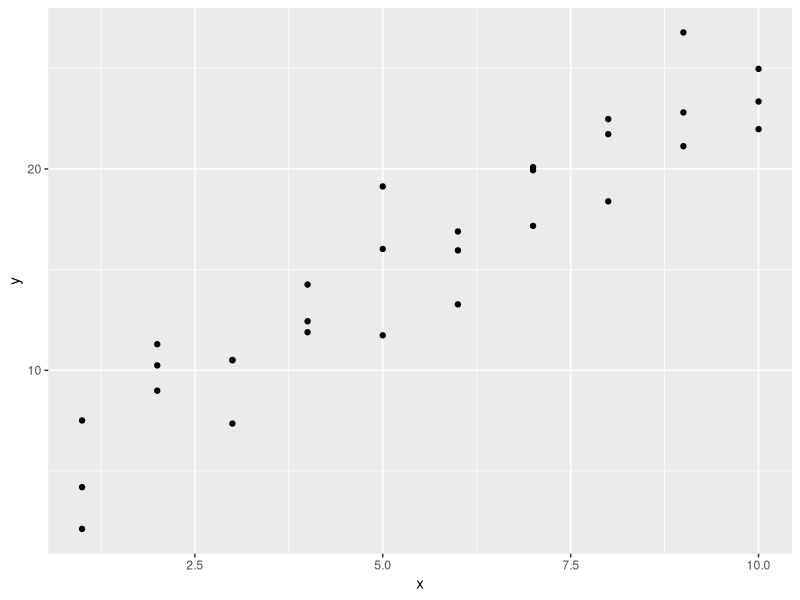
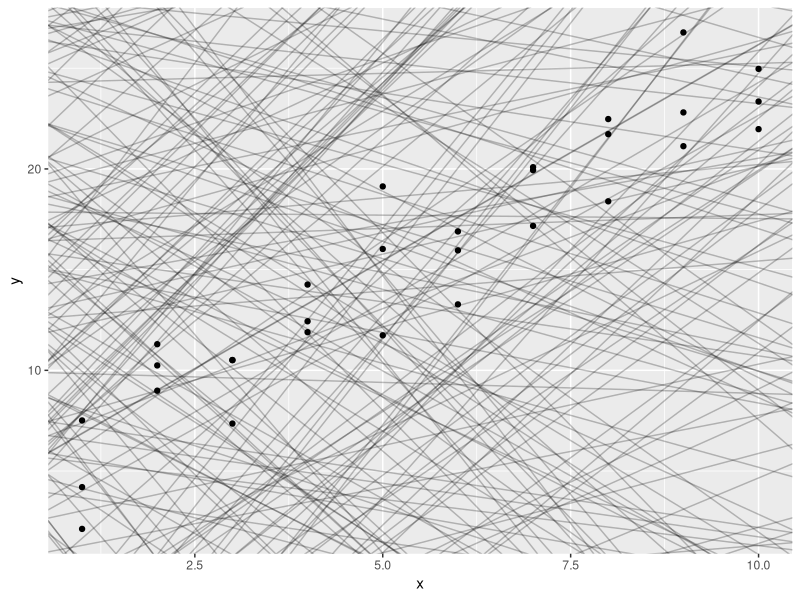
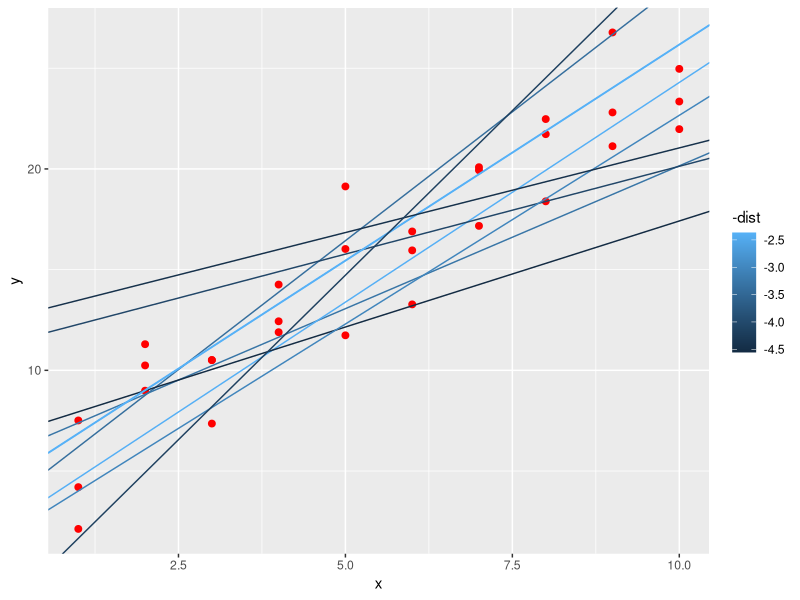
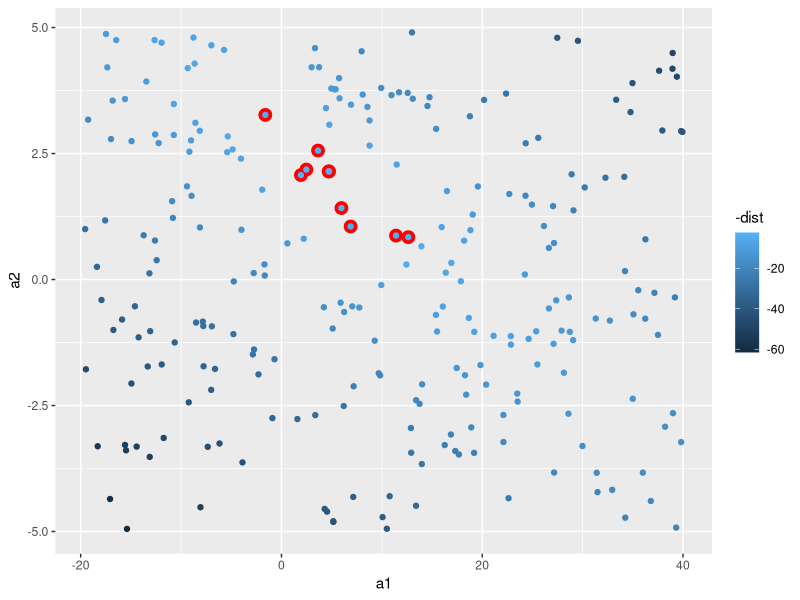
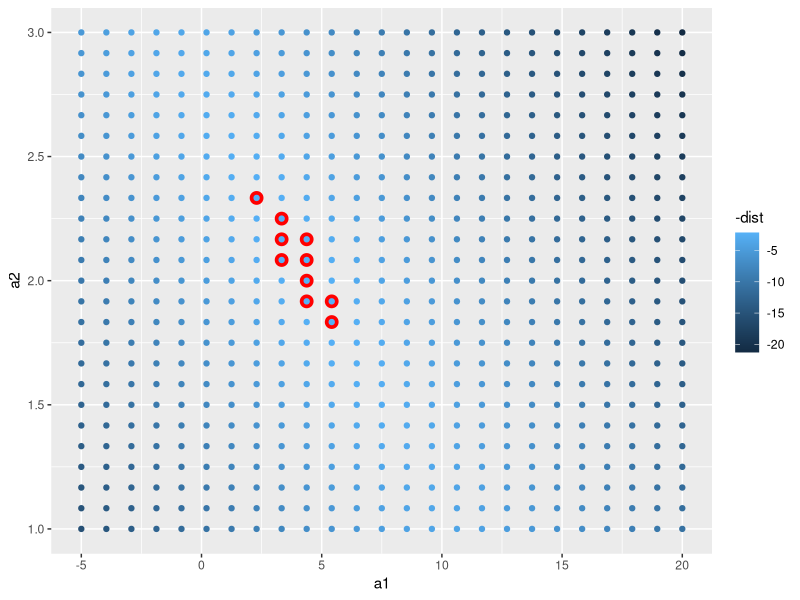
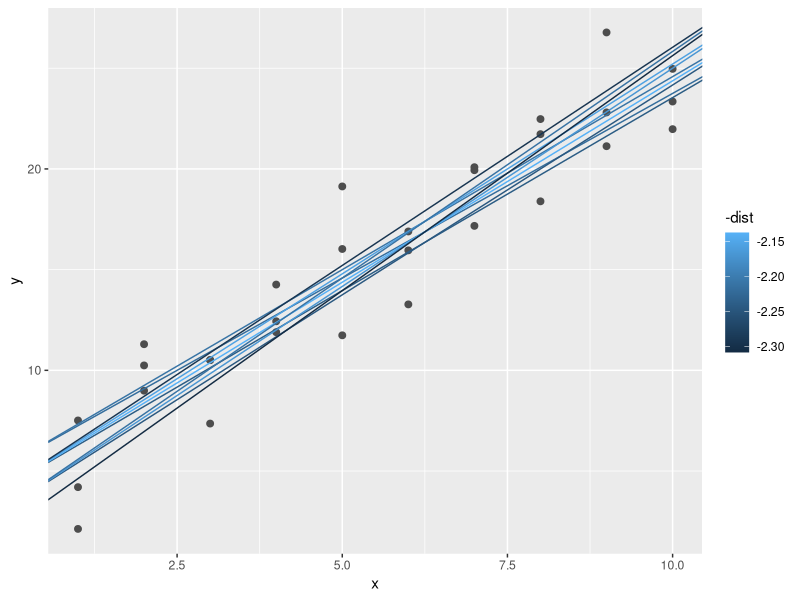
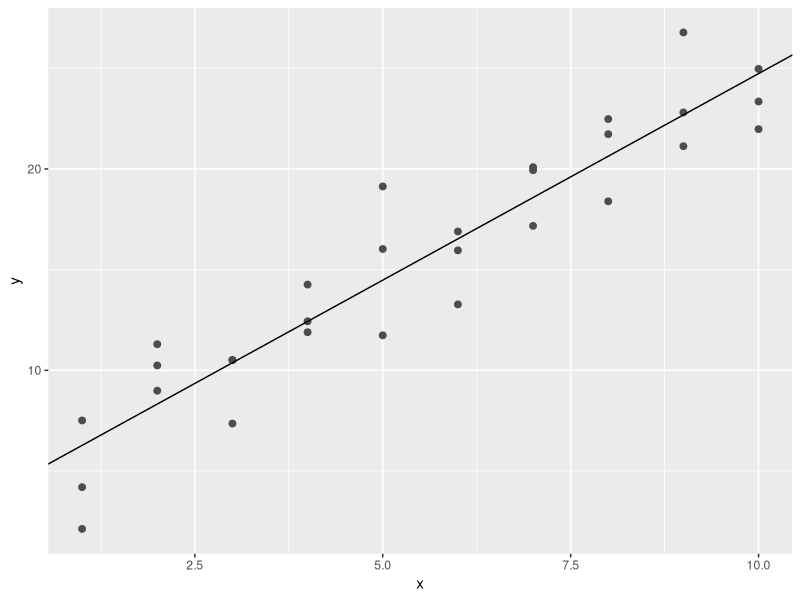
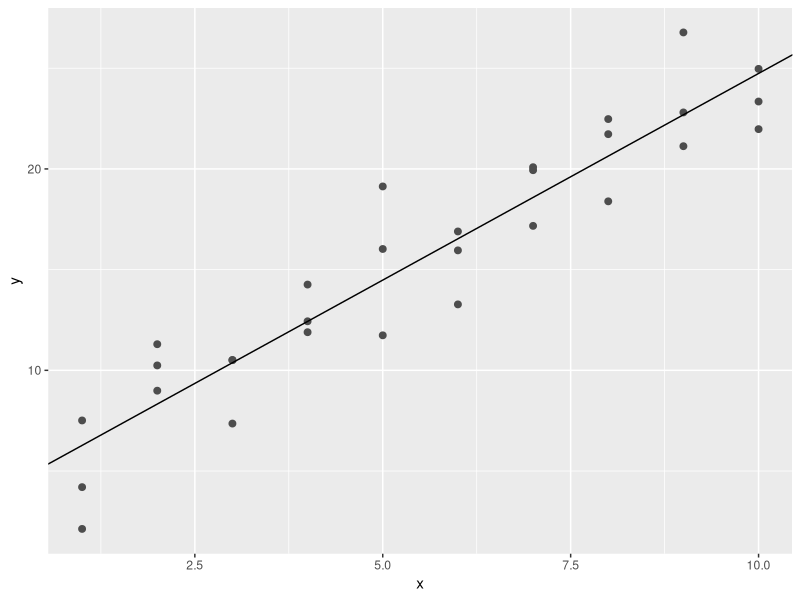

Recreate these plots in R, in order.
## ---- chunk 1
rm(list = ls())
library(tidyverse)

library(modelr)
options(na.action = na.warn)
## ---- chunk 2
sim1
## ---- chunk 3
ggplot(sim1, aes(x, y)) +
  geom_point()
## ---- chunk 4
modelos <- tibble(
  a1 = runif(250, -20, 40),
  a2 = runif(250, -5, 5)
)
#
modelos
## ---- chunk 5

ggplot(sim1, aes(x, y)) +
  geom_abline(aes(intercept = a1, slope = a2), data = modelos, alpha = 1/4) +
  geom_point()
## ---- chunk 6
model1 <- function(a, data) {
  a[1] + data$x * a[2]
}
model1(c(7, 1.5), sim1)

## ---- chunk 7
measure_distance <- function(mod, data) {
  diff <- data$y - model1(mod, data)
  sqrt(mean(diff^2))
}
measure_distance(c(7, 1.5), sim1)

## ---- chunk 8
sim1_dist <- function(a1, a2) {
  measure_distance(c(a1, a2), sim1)
}

modelos <- modelos %>%
  mutate(dist = purrr::map2_dbl(a1, a2, sim1_dist))

modelos

## ---- chunk 9
ggplot(sim1, aes(x, y)) +
  geom_point(size = 2, colour = "red") +
  geom_abline(
    aes(intercept = a1, slope = a2, colour = -dist),
    data = filter(modelos, rank(dist) <= 10)
  )
## ---- chunk 10
ggplot(modelos, aes(a1, a2)) +
  geom_point(data = filter(modelos, rank(dist) <= 10), size = 4, colour = "red") +
  geom_point(aes(colour = -dist))
## ---- chunk 11
grid <- expand.grid(
  a1 = seq(-5, 20, length = 25),
  a2 = seq(1, 3, length = 25)
) %>%
  mutate(dist = purrr::map2_dbl(a1, a2, sim1_dist))

#
grid
#

grid %>%
  ggplot(aes(a1, a2)) +
  geom_point(data = filter(grid, rank(dist) <= 10), size = 4, colour = "red") +
  geom_point(aes(colour = -dist))
## ---- chunk 12
ggplot(sim1, aes(x, y)) +
  geom_point(size = 2, colour = "grey30") +
  geom_abline(
    aes(intercept = a1, slope = a2, colour = -dist),
    data = filter(grid, rank(dist) <= 10)
  )
## ---- chunk 13
best <- optim(c(0, 0), measure_distance, data = sim1)
best$par
#> [1] 4.22 2.05

ggplot(sim1, aes(x, y)) +
  geom_point(size = 2, colour = "grey30") +
  geom_abline(intercept = best$par[1], slope = best$par[2])
## ---- chunk 14
sim1_mod <- lm(y ~ x, data = sim1)

sim1_mod

coef(sim1_mod)

## ---- chunk 15
best <- optim(c(0, 0), measure_distance, data = sim1)
best$par
#> [1] 4.22 2.05

ggplot(sim1, aes(x, y)) +
  geom_point(size = 2, colour = "grey30") +
  geom_abline(intercept = 4.221, slope = 2.052)  #<-- Reemplazamos los coeficientes 
## ---- chunk 16
grid <- sim1 %>%
  data_grid(x)
grid

## ---- chunk 17
grid <- grid %>%
  add_predictions(sim1_mod)  # where sim1_mod <- lm(y ~ x, data = sim1)
grid

## ---- chunk 18
ggplot(sim1, aes(x,y)) +
  geom_point(aes(x,y)) +
  geom_line (aes(x,y = pred), data = grid, colour = "red", size = 1)
## ---- chunk 19
sim1 <- sim1 %>%
  add_residuals(sim1_mod) # where sim1_mod <- lm(y ~ x, data = sim1)
sim1
## ---- chunk 20
ggplot(sim1, aes(resid)) +
  geom_freqpoly(binwidth = 0.5, color ='blue')
## ---- chunk 21
ggplot(sim1, aes(x, resid)) +
  geom_ref_line(h = 0) +
  geom_point()
## ---- chunk 22
df <- tribble(
  ~y, ~x1, ~x2,
  4, 2, 5,
  5, 1, 6
)
model_matrix(df, y ~ x1)
## ---- chunk 23
model_matrix(df, y ~ x1 + x2)
## ---- chunk 24
df <- tribble(
  ~genero, ~respuesta,
  "masculino", 1,
  "femenino", 2,
  "masculino", 1
)
model_matrix(df, respuesta ~ genero)
## ---- chunk 25
sim2

ggplot(sim2) +
  geom_point(aes(x, y))
## ---- chunk 26
sim2
#
mod2 <- lm(y ~ x, data = sim2)
#
mod2
#
grid <- sim2 %>%
  data_grid(x) %>%
  add_predictions(mod2)
#
grid
## ---- chunk 27
ggplot(sim2, aes(x)) +
  geom_point(aes(y = y)) +
  geom_point(data = grid, aes(y = pred), colour = "red", size = 4)
## ---- chunk 28
sim3
#
ggplot(sim3, aes(x1, y)) +
  geom_point(aes(colour = x2))
## ---- chunk 29
mod1 <- lm(y ~ x1 + x2, data = sim3)  # (+) Va a estimar cada efecto independientemente de los demás
#
mod1
#
mod2 <- lm(y ~ x1 * x2, data = sim3)   # (*) Se traduce a : y = a_0 + a_1 * x_1 + a_2 * x_2 + a_12 * x_1 * x_2
#
mod2
## ---- chunk 30
grid <- sim3 %>%
  data_grid(x1, x2) %>%
  gather_predictions(mod1, mod2)
#
grid
## ---- chunk 31
ggplot(sim3, aes(x1, y, colour = x2)) +
  geom_point() +
  geom_line(data = grid, aes(y = pred)) +
  facet_wrap(~model)
## ---- chunk 32
sim3 <- sim3 %>%
  gather_residuals(mod1, mod2)
#
sim3
#

ggplot(sim3, aes(x1, resid, colour = x2)) +
  geom_point() +
  facet_grid(model ~ x2)
## ---- chunk 33
sim4
#
mod1 <- lm(y ~ x1 + x2, data = sim4)
mod2 <- lm(y ~ x1 * x2, data = sim4)
#
grid <- sim4 %>%
  data_grid(
    x1 = seq_range(x1, 5),
    x2 = seq_range(x2, 5)
  ) %>%
  gather_predictions(mod1, mod2)

#
grid
## ---- chunk 34
seq_range(c(0.0123, 0.923423), n = 5)
seq_range(c(0.0123, 0.923423), n = 5, pretty = TRUE)
## ---- chunk 35
x1 <- rcauchy(100)  # Distribución de Cauchy con número de observaciones
seq_range(x1, n = 5)
#> [1] -115.9  -83.5  -51.2  -18.8   13.5
seq_range(x1, n = 5, trim = 0.10)
#> [1] -13.84  -8.71  -3.58   1.55   6.68
seq_range(x1, n = 5, trim = 0.25)
#> [1] -2.1735 -1.0594  0.0547  1.1687  2.2828
seq_range(x1, n = 5, trim = 0.50)
#> [1] -0.725 -0.268  0.189  0.647  1.104
## ---- chunk 36
x2 <- c(0, 1)
seq_range(x2, n = 5)
#> [1] 0.00 0.25 0.50 0.75 1.00
seq_range(x2, n = 5, expand = 0.10)
#> [1] -0.050  0.225  0.500  0.775  1.050
seq_range(x2, n = 5, expand = 0.25)
#> [1] -0.125  0.188  0.500  0.812  1.125
seq_range(x2, n = 5, expand = 0.50)
#> [1] -0.250  0.125  0.500  0.875  1.250
## ---- chunk 37
ggplot(grid, aes(x1, x2)) +
  geom_tile(aes(fill = pred)) +
  facet_wrap(~model)
## ---- chunk 38
ggplot(grid, aes(x1, pred, colour = x2, group = x2)) +
  geom_line() +
  facet_wrap(~model)
#
ggplot(grid, aes(x2, pred, colour = x1, group = x1)) +
  geom_line() +
  facet_wrap(~model)
## ---- chunk 39
df <- tribble(
  ~y, ~x,
  1, 1,
  2, 2,
  3, 3
)
model_matrix(df, y ~ x^2 + x)

model_matrix(df, y ~ I(x^2) + x)
## ---- chunk 40
model_matrix(df, y ~ poly(x, 2))
## ---- chunk 41
library(splines)
model_matrix(df, y ~ ns(x, 2))
## ---- chunk 42

sim5 <- tibble(
  x = seq(0, 3.5 * pi, length = 50),
  y = 4 * sin(x) + rnorm(length(x))
)
#
ggplot(sim5, aes(x, y)) +
  geom_point()
## ---- chunk 43
mod1 <- lm(y ~ splines::ns(x, 1), data = sim5)
mod2 <- lm(y ~ splines::ns(x, 2), data = sim5)
mod3 <- lm(y ~ splines::ns(x, 3), data = sim5)
mod4 <- lm(y ~ splines::ns(x, 4), data = sim5)
mod5 <- lm(y ~ splines::ns(x, 5), data = sim5)

grid <- sim5 %>%
  data_grid(x = seq_range(x, n = 50, expand = 0.1)) %>%
  gather_predictions(mod1, mod2, mod3, mod4, mod5, .pred = "y")

ggplot(sim5, aes(x, y)) +
  geom_point() +
  geom_line(data = grid, colour = "red") +
  facet_wrap(~model)
## ---- chunk 44
df <- tribble(
  ~x, ~y,
  1, 2.2,
  2, NA,
  3, 3.5,
  4, 8.3,
  NA, 10
)

mod <- lm(y ~ x, data = df)
## ---- chunk 45
mod <- lm(y ~ x, data = df, na.action = na.exclude)
## ---- chunk 46
nobs(mod)
